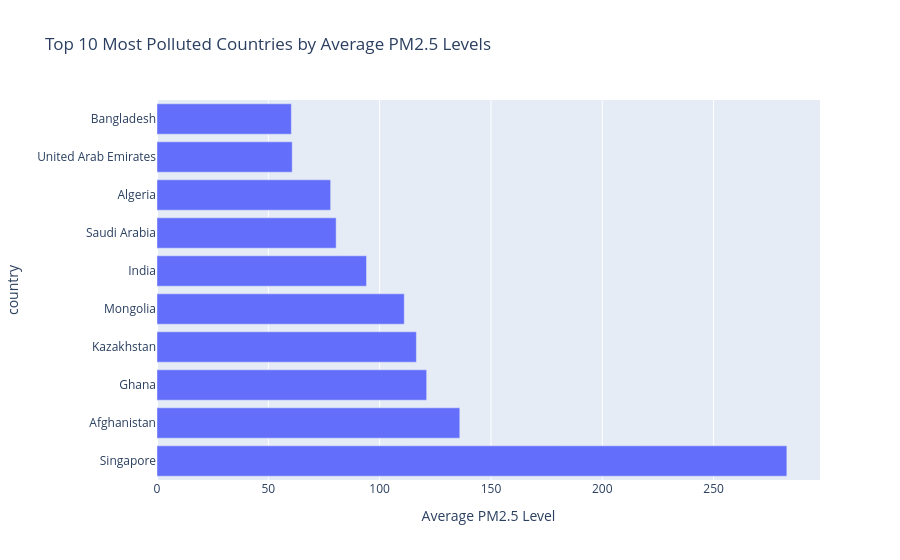

Notebook code for this chart:
### Code cell
# Plotting the result
fig = px.bar(top_countries, x=top_countries.values, y=top_countries.index, orientation='h',
                 title='Top 10 Most Polluted Countries by Average PM2.5 Levels',
                 labels={'x': 'Average PM2.5 Level', 'y': 'Country'})

fig.show()

### Figure 1 — Plotly figure (JSON) as saved in the notebook; plotly's stock layout.template omitted (floating-point values rounded to 4 significant figures)
{"data": [{"alignmentgroup": "True", "hovertemplate": "Average PM2.5 Level=%{x}<br>country=%{y}<extra></extra>", "legendgroup": "", "marker": {"color": "#636efa", "pattern": {"shape": ""}}, "name": "", "offsetgroup": "", "orientation": "h", "showlegend": false, "textposition": "auto", "type": "bar", "x": [282.9, 136, 121.1, 116.5, 111.1, 94.11, 80.46, 78, 60.73, 60.35], "xaxis": "x", "y": ["Singapore", "Afghanistan", "Ghana", "Kazakhstan", "Mongolia", "India", "Saudi Arabia", "Algeria", "United Arab Emirates", "Bangladesh"], "yaxis": "y"}], "layout": {"barmode": "relative", "legend": {"tracegroupgap": 0}, "title": {"text": "Top 10 Most Polluted Countries by Average PM2.5 Levels"}, "xaxis": {"anchor": "y", "domain": [0, 1], "title": {"text": "Average PM2.5 Level"}}, "yaxis": {"anchor": "x", "domain": [0, 1], "title": {"text": "country"}}}}
